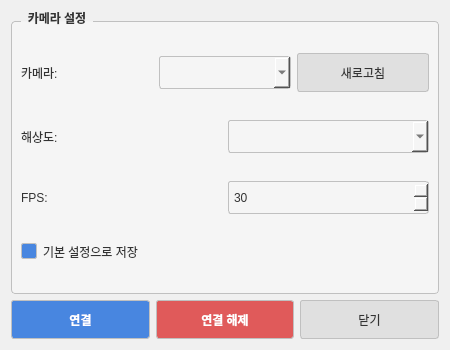
<?xml version="1.0" encoding="UTF-8"?>
<ui version="4.0">
 <class>CameraDialog</class>
 <widget class="QDialog" name="CameraDialog">
  <property name="geometry">
   <rect>
    <x>0</x>
    <y>0</y>
    <width>450</width>
    <height>350</height>
   </rect>
  </property>
  <property name="minimumSize">
   <size>
    <width>400</width>
    <height>0</height>
   </size>
  </property>
  <property name="windowTitle">
   <string>카메라 설정</string>
  </property>
  <property name="windowModality">
   <enum>Qt::NonModal</enum>
  </property>
  <property name="modal">
   <bool>false</bool>
  </property>
  <property name="styleSheet">
   <string notr="true">QDialog {
    background-color: #f0f0f0;
    color: #333333;
}
QLabel {
    color: #333333;
}
QGroupBox {
    background-color: #f5f5f5;
    border-radius: 4px;
    border: 1px solid #c0c0c0;
    margin-top: 10px;
    color: #333333;
    font-weight: bold;
}
QGroupBox::title {
    subcontrol-origin: margin;
    left: 10px;
    padding: 0 5px;
}
QPushButton {
    background-color: #e0e0e0;
    color: #333333;
    border: 1px solid #c0c0c0;
    border-radius: 3px;
    padding: 6px;
    min-height: 25px;
}
QPushButton:hover {
    background-color: #d0d0d0;
}
QPushButton#connectButton {
    background-color: #4886e0;
    color: white;
    font-weight: bold;
}
QPushButton#disconnectButton {
    background-color: #e05a5a;
    color: white;
    font-weight: bold;
}
QComboBox, QSpinBox {
    background-color: #f5f5f5;
    color: #333333;
    border: 1px solid #c0c0c0;
    border-radius: 3px;
    padding: 3px;
    min-height: 25px;
}
QCheckBox {
    color: #333333;
}
QCheckBox::indicator {
    border: 1px solid #c0c0c0;
    border-radius: 2px;
    width: 14px;
    height: 14px;
}
QCheckBox::indicator:checked {
    background-color: #4886e0;
}</string>
  </property>
  <layout class="QVBoxLayout" name="verticalLayout">
   <item>
    <widget class="QGroupBox" name="cameraSettingsGroup">
     <property name="title">
      <string>카메라 설정</string>
     </property>
     <layout class="QVBoxLayout" name="verticalLayout_2">
      <item>
       <layout class="QHBoxLayout" name="cameraSelectionLayout">
        <item>
         <widget class="QLabel" name="cameraLabel">
          <property name="text">
           <string>카메라:</string>
          </property>
         </widget>
        </item>
        <item>
         <widget class="QComboBox" name="cameraCombo"/>
        </item>
        <item>
         <widget class="QPushButton" name="refreshButton">
          <property name="minimumSize">
           <size>
            <width>80</width>
            <height>0</height>
           </size>
          </property>
          <property name="text">
           <string>새로고침</string>
          </property>
         </widget>
        </item>
       </layout>
      </item>
      <item>
       <layout class="QHBoxLayout" name="resolutionLayout">
        <item>
         <widget class="QLabel" name="resolutionLabel">
          <property name="text">
           <string>해상도:</string>
          </property>
         </widget>
        </item>
        <item>
         <widget class="QComboBox" name="resolutionCombo"/>
        </item>
       </layout>
      </item>
      <item>
       <layout class="QHBoxLayout" name="fpsLayout">
        <item>
         <widget class="QLabel" name="fpsLabel">
          <property name="text">
           <string>FPS:</string>
          </property>
         </widget>
        </item>
        <item>
         <widget class="QSpinBox" name="fpsSpinBox">
          <property name="minimum">
           <number>1</number>
          </property>
          <property name="maximum">
           <number>60</number>
          </property>
          <property name="value">
           <number>30</number>
          </property>
         </widget>
        </item>
       </layout>
      </item>
      <item>
       <widget class="QCheckBox" name="saveSettingsCheckBox">
        <property name="text">
         <string>기본 설정으로 저장</string>
        </property>
        <property name="checked">
         <bool>true</bool>
        </property>
       </widget>
      </item>
     </layout>
    </widget>
   </item>
   <item>
    <layout class="QHBoxLayout" name="buttonLayout">
     <item>
      <widget class="QPushButton" name="connectButton">
       <property name="minimumSize">
        <size>
         <width>0</width>
         <height>30</height>
        </size>
       </property>
       <property name="text">
        <string>연결</string>
       </property>
      </widget>
     </item>
     <item>
      <widget class="QPushButton" name="disconnectButton">
       <property name="enabled">
        <bool>false</bool>
       </property>
       <property name="minimumSize">
        <size>
         <width>0</width>
         <height>30</height>
        </size>
       </property>
       <property name="text">
        <string>연결 해제</string>
       </property>
      </widget>
     </item>
     <item>
      <widget class="QPushButton" name="closeButton">
       <property name="minimumSize">
        <size>
         <width>0</width>
         <height>30</height>
        </size>
       </property>
       <property name="text">
        <string>닫기</string>
       </property>
      </widget>
     </item>
    </layout>
   </item>
  </layout>
 </widget>
 <resources/>
 <connections/>
</ui>
